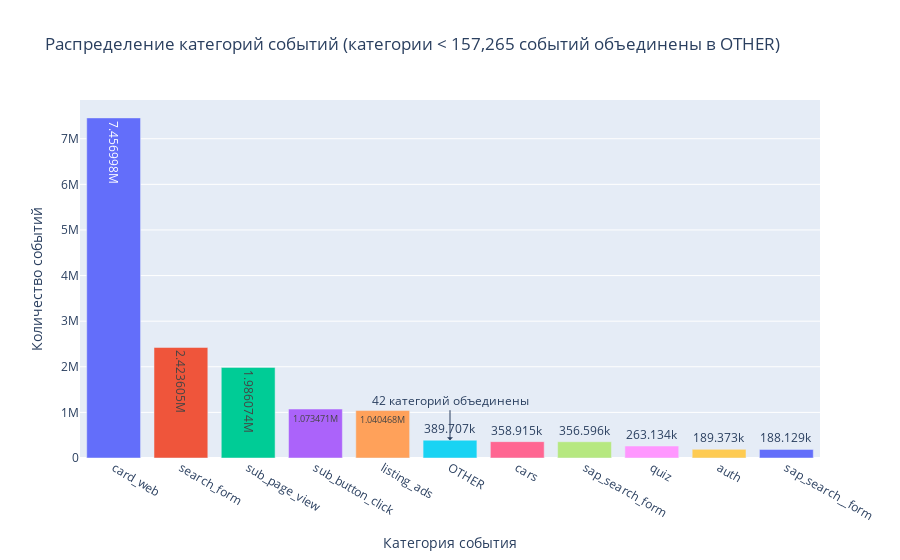

Source (notebook cell):
### Code cell
# Рассчитываем порог (1% от общего количества событий)
threshold = len(ga_hits_filled) * 0.01

# Создаем словарь для замены значений
value_counts = ga_hits_filled['event_category'].value_counts()
replace_dict = {category: 'OTHER' 
                for category in value_counts[value_counts < threshold].index}

# Создаем новый столбец с объединенными категориями
ga_hits_filled['event_category_grouped'] = ga_hits_filled['event_category'].replace(replace_dict)

# Строим интерактивную диаграмму
fig = px.bar(ga_hits_filled['event_category_grouped'].value_counts().reset_index(),
             x='index',
             y='event_category_grouped',
             labels={'index': 'Категория события', 
                    'event_category_grouped': 'Количество событий'},
             title=f'Распределение категорий событий (категории < {threshold:,.0f} событий объединены в OTHER)',
             text_auto=True,
             color='index',
             color_discrete_sequence=px.colors.qualitative.Plotly)

# Настраиваем отображение
fig.update_layout(
    xaxis_title="Категория события",
    yaxis_title="Количество событий",
    xaxis={'categoryorder':'total descending'},
    showlegend=False,
    hovermode="x"
)

# Добавляем подпись с количеством объединенных категорий
other_count = len(value_counts[value_counts < threshold])
fig.add_annotation(
    x='OTHER',
    y=ga_hits_filled['event_category_grouped'].value_counts()['OTHER'],
    text=f"{other_count} категорий объединены",
    showarrow=True,
    arrowhead=1,
    ax=0,
    ay=-40
)

fig.show()

### Figure 1 — Plotly figure (JSON) as saved in the notebook; plotly's stock layout.template omitted (floating-point values rounded to 4 significant figures)
{"data": [{"alignmentgroup": "True", "hovertemplate": "Категория события=%{x}<br>Количество событий=%{y}<extra></extra>", "legendgroup": "card_web", "marker": {"color": "#636EFA", "pattern": {"shape": ""}}, "name": "card_web", "offsetgroup": "card_web", "orientation": "v", "showlegend": true, "textposition": "auto", "texttemplate": "%{y}", "type": "bar", "x": ["card_web"], "xaxis": "x", "y": [7456998], "yaxis": "y"}, {"alignmentgroup": "True", "hovertemplate": "Категория события=%{x}<br>Количество событий=%{y}<extra></extra>", "legendgroup": "search_form", "marker": {"color": "#EF553B", "pattern": {"shape": ""}}, "name": "search_form", "offsetgroup": "search_form", "orientation": "v", "showlegend": true, "textposition": "auto", "texttemplate": "%{y}", "type": "bar", "x": ["search_form"], "xaxis": "x", "y": [2423605], "yaxis": "y"}, {"alignmentgroup": "True", "hovertemplate": "Категория события=%{x}<br>Количество событий=%{y}<extra></extra>", "legendgroup": "sub_page_view", "marker": {"color": "#00CC96", "pattern": {"shape": ""}}, "name": "sub_page_view", "offsetgroup": "sub_page_view", "orientation": "v", "showlegend": true, "textposition": "auto", "texttemplate": "%{y}", "type": "bar", "x": ["sub_page_view"], "xaxis": "x", "y": [1986074], "yaxis": "y"}, {"alignmentgroup": "True", "hovertemplate": "Категория события=%{x}<br>Количество событий=%{y}<extra></extra>", "legendgroup": "sub_button_click", "marker": {"color": "#AB63FA", "pattern": {"shape": ""}}, "name": "sub_button_click", "offsetgroup": "sub_button_click", "orientation": "v", "showlegend": true, "textposition": "auto", "texttemplate": "%{y}", "type": "bar", "x": ["sub_button_click"], "xaxis": "x", "y": [1073471], "yaxis": "y"}, {"alignmentgroup": "True", "hovertemplate": "Категория события=%{x}<br>Количество событий=%{y}<extra></extra>", "legendgroup": "listing_ads", "marker": {"color": "#FFA15A", "pattern": {"shape": ""}}, "name": "listing_ads", "offsetgroup": "listing_ads", "orientation": "v", "showlegend": true, "textposition": "auto", "texttemplate": "%{y}", "type": "bar", "x": ["listing_ads"], "xaxis": "x", "y": [1040468], "yaxis": "y"}, {"alignmentgroup": "True", "hovertemplate": "Категория события=%{x}<br>Количество событий=%{y}<extra></extra>", "legendgroup": "OTHER", "marker": {"color": "#19D3F3", "pattern": {"shape": ""}}, "name": "OTHER", "offsetgroup": "OTHER", "orientation": "v", "showlegend": true, "textposition": "auto", "texttemplate": "%{y}", "type": "bar", "x": ["OTHER"], "xaxis": "x", "y": [389707], "yaxis": "y"}, {"alignmentgroup": "True", "hovertemplate": "Категория события=%{x}<br>Количество событий=%{y}<extra></extra>", "legendgroup": "cars", "marker": {"color": "#FF6692", "pattern": {"shape": ""}}, "name": "cars", "offsetgroup": "cars", "orientation": "v", "showlegend": true, "textposition": "auto", "texttemplate": "%{y}", "type": "bar", "x": ["cars"], "xaxis": "x", "y": [358915], "yaxis": "y"}, {"alignmentgroup": "True", "hovertemplate": "Категория события=%{x}<br>Количество событий=%{y}<extra></extra>", "legendgroup": "sap_search_form", "marker": {"color": "#B6E880", "pattern": {"shape": ""}}, "name": "sap_search_form", "offsetgroup": "sap_search_form", "orientation": "v", "showlegend": true, "textposition": "auto", "texttemplate": "%{y}", "type": "bar", "x": ["sap_search_form"], "xaxis": "x", "y": [356596], "yaxis": "y"}, {"alignmentgroup": "True", "hovertemplate": "Категория события=%{x}<br>Количество событий=%{y}<extra></extra>", "legendgroup": "quiz", "marker": {"color": "#FF97FF", "pattern": {"shape": ""}}, "name": "quiz", "offsetgroup": "quiz", "orientation": "v", "showlegend": true, "textposition": "auto", "texttemplate": "%{y}", "type": "bar", "x": ["quiz"], "xaxis": "x", "y": [263134], "yaxis": "y"}, {"alignmentgroup": "True", "hovertemplate": "Категория события=%{x}<br>Количество событий=%{y}<extra></extra>", "legendgroup": "auth", "marker": {"color": "#FECB52", "pattern": {"shape": ""}}, "name": "auth", "offsetgroup": "auth", "orientation": "v", "showlegend": true, "textposition": "auto", "texttemplate": "%{y}", "type": "bar", "x": ["auth"], "xaxis": "x", "y": [189373], "yaxis": "y"}, {"alignmentgroup": "True", "hovertemplate": "Категория события=%{x}<br>Количество событий=%{y}<extra></extra>", "legendgroup": "sap_search__form", "marker": {"color": "#636EFA", "pattern": {"shape": ""}}, "name": "sap_search__form", "offsetgroup": "sap_search__form", "orientation": "v", "showlegend": true, "textposition": "auto", "texttemplate": "%{y}", "type": "bar", "x": ["sap_search__form"], "xaxis": "x", "y": [188129], "yaxis": "y"}], "layout": {"annotations": [{"arrowhead": 1, "ax": 0, "ay": -40, "showarrow": true, "text": "42 категорий объединены", "x": "OTHER", "y": 389707}], "barmode": "relative", "hovermode": "x", "legend": {"title": {"text": "Категория события"}, "tracegroupgap": 0}, "showlegend": false, "title": {"text": "Распределение категорий событий (категории < 157,265 событий объединены в OTHER)"}, "xaxis": {"anchor": "y", "categoryarray": ["card_web", "search_form", "sub_page_view", "sub_button_click", "listing_ads", "OTHER", "cars", "sap_search_form", "quiz", "auth", "sap_search__form"], "categoryorder": "total descending", "domain": [0, 1], "title": {"text": "Категория события"}}, "yaxis": {"anchor": "x", "domain": [0, 1], "title": {"text": "Количество событий"}}}}
